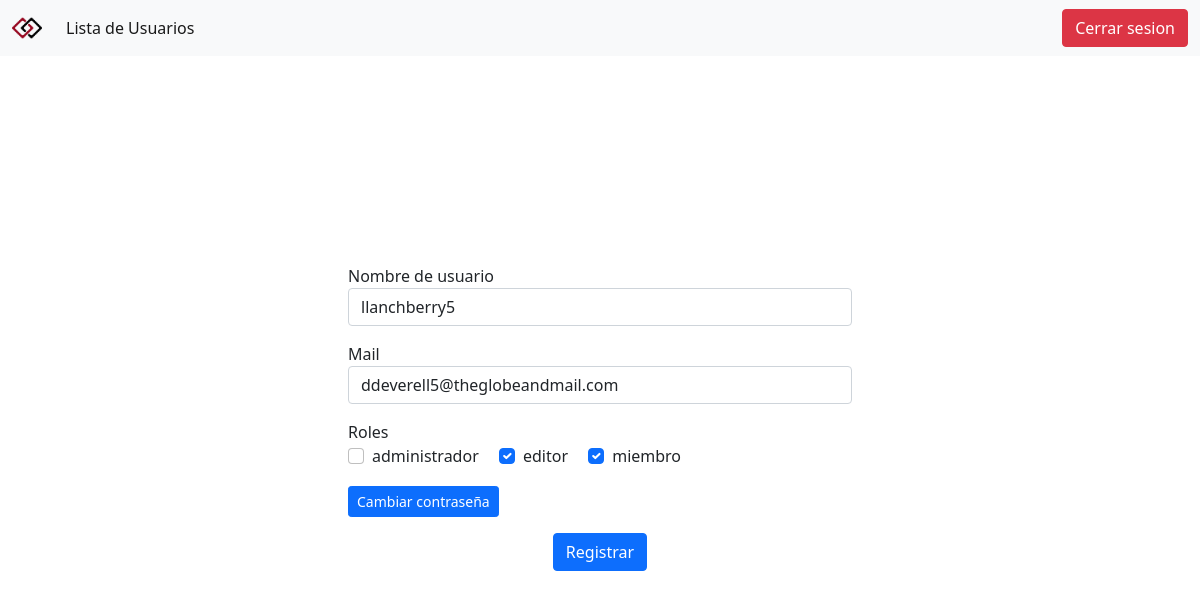
The app's page /view/actualizarLogin.php?idu=10 (signed in) with its own data.
### tables this page shows
CREATE TABLE `usuario` (
  `idusuario` bigint(20) NOT NULL,
  `usnombre` varchar(50) NOT NULL,
  `uspass` varchar(50) NOT NULL,
  `usmail` varchar(50) NOT NULL,
  `usdeshabilitado` timestamp NULL DEFAULT NULL
);

CREATE TABLE `rol` (
  `idrol` bigint(20) NOT NULL,
  `rodescripcion` varchar(50) NOT NULL
);

### util/funciones.php (called while the page is built, shortened)
<?php
function data_submitted() {
  $_AAux = array();
  if (!empty($_POST))
    $_AAux = $_POST;
  else
            if (!empty($_GET)) {
    $_AAux = $_GET;
  }
  return $_AAux;
}

### controller/ActualizarLoginControl.php (called while the page is built, shortened)
<?php
class ActualizarLoginControl {
  function buscarUsuario() {
    $data = data_submitted();
    $usuario = null;
    if (isset($data['idu'])) {
      $controlAbmUsuario = new AbmUsuario();
      $condicion['idusuario'] = $data['idu'];
      if ($controlAbmUsuario->buscar($condicion)) {
        $usuario = $controlAbmUsuario->buscar($condicion)[0];
      }
    }
    return $usuario;
  }
  function rolesAsignados() {
    $controlRol = new AbmRol();
    $allRoles = $controlRol->buscar(null);
    return $allRoles;
  }
}

### model/Usuario.php (called while the page is built, shortened)
<?php
class Usuario {
  private $idusuario;
  private $usnombre;
  private $usmail;
  private $colRoles;
  public function __construct() {
    $this->idusuario = null;
    $this->usnombre = "";
    $this->usmail = "";
    $this->colRoles = [];
  }
  public function getIdUsuario() {
    return $this->idusuario;
  }
  public function setIdUsuario($idusuario) {
    $this->idusuario = $idusuario;
  }
  public function getUsNombre() {
    return $this->usnombre;
  }
  public function setUsNombre($usnombre) {
    $this->usnombre = $usnombre;
  }
  public function getUsMail() {
    return $this->usmail;
  }
  public function setUsMail($usmail) {
    $this->usmail = $usmail;
  }
  public function getColRoles() {
    $condicionRol['idusuario'] = $this->getIdUsuario();
    $ambUsuarioRol = new AbmUsuarioRol();
    $colRolesUsuario = $ambUsuarioRol->buscar($condicionRol);
    return $this->colRoles;
  }
  public function setColRoles($colRoles) {
    $this->colRoles = $colRoles;
  }
  public static function listar($parametro = "") {
    $arreglo = array();
    $db = new BaseDatos();
    $sql = "SELECT * FROM usuario ";
    if ($parametro != "") {
      $sql .= 'WHERE' . $parametro;
    }
    $res = $db->Ejecutar($sql);
    if ($res > -1) {
      if ($res > 0) {
        while ($row = $db->Registro()) {
          $obj = new Usuario();
          $obj->setear($row);
          array_push($arreglo, $obj);
        }
      }
    }
    return $arreglo;
  }
}

### model/connection/BaseDatos.php (called while the page is built, shortened)
<?php
class BaseDatos extends PDO {
  private $conec;
  private $indice;
  private $resultado;
  public function __construct() {
    $this->indice = 0;
    try {
      $this->conec = true;
    } catch (PDOException $e) {
      $this->sql = $e->getMessage();
      $this->conec = false;
    }
  }
  public function Iniciar() {
    return $this->getConec();
  }
  public function getConec() {
    return $this->conec;
  }
  public function setSQL($e) {
    return "\n" . $this->sql = $e;
  }
  public function Ejecutar($sql) {
    if (stristr($sql, "select")) {
      $resp =  $this->EjecutarSelect($sql);
    }
    return $resp;
  }
  private function EjecutarSelect($sql) {
    $cant = -1;
    $resultado = parent::query($sql);
    if (!$resultado) {
      $this->analizarDebug();
    } else {
      $arregloResult = $resultado->fetchAll();
      $cant = count($arregloResult);
    }
    return $cant;
  }
  public function Registro() {
    $filaActual = false;
    $indiceActual = $this->getIndice();
    if ($indiceActual >= 0) {
      $filas = $this->getResultado();
      if ($indiceActual < count($filas)) {
        $filaActual =  $filas[$indiceActual];
      } else {
        $this->setIndice(-1);
      }
    }
    return $filaActual;
  }
  private function setIndice($valor) {
    $this->indice = $valor;
  }
  private function getIndice() {
    return $this->indice;
  }
  private function setResultado($valor) {
    $this->resultado = $valor;
  }
  private function getResultado() {
    return $this->resultado;
  }
}

### controller/AbmUsuario.php (called while the page is built, shortened)
<?php
class AbmUsuario {
  public function buscar($condiciones) {
    $where = " true";
    if ($condiciones <> null) {
      if (isset($condiciones['idusuario']))
        $where .= " and idusuario ={$condiciones['idusuario']}";
    }
    $arreglo = Usuario::listar($where);
    return $arreglo;
  }
}

### model/Rol.php (called while the page is built, shortened)
<?php
class Rol {
  private $idrol;
  private $rodescripcion;
  public function __construct() {
    $this->idrol = null;
    $this->rodescripcion = "";
  }
  public function getIdRol() {
    return $this->idrol;
  }
  public function setIdRol($idrol) {
    $this->idrol = $idrol;
  }
  public function getRoDescripcion() {
    return $this->rodescripcion;
  }
  public function setRoDescripcion($rodescripcion) {
    $this->rodescripcion = $rodescripcion;
  }
  public function cargar() {
    $resp = false;
    $db = new BaseDatos();
    $sql = "SELECT * FROM rol WHERE idrol = {$this->getIdRol()}";
    if ($db->Iniciar()) {
      if ($db->Ejecutar($sql)) {
        if ($row = $db->Registro()) {
          $datos = [
            'idrol' => $row['idrol'],
            'rodescripcion' => $row['rodescripcion'],
          ];
          $resp = true;
        }
      } else {
        $this->setmensajeoperacion("Rol->listar: {$db->getError()}");
      }
    } else {
      $this->setmensajeoperacion("Rol->listar: {$db->getError()}");
    }
    return $resp;
  }
  public static function listar($parametro = "") {
    $arreglo = array();
    $db = new BaseDatos();
    $sql = "SELECT * FROM rol ";
    if ($parametro != "") {
      $sql .= 'WHERE ' . $parametro;
    }
    $res = $db->Ejecutar($sql);
    if ($res > -1) {
      if ($res > 0) {
        while ($row = $db->Registro()) {
          $objRol = new Rol();
          $objRol->setear($row);
          array_push($arreglo, $objRol);
        }
      }
    }
    return $arreglo;
  }
}

### controller/AbmRol.php (called while the page is built, shortened)
<?php
class AbmRol {
  public function buscar($condiciones) {
    $where = " true ";
    $arreglo = Rol::listar($where);
    return $arreglo;
  }
}

### controller/AbmUsuarioRol.php (called while the page is built, shortened)
<?php
class AbmUsuarioRol {
  public function buscar($condiciones) {
    $where = " true";
    if ($where <> null) {
      if (isset($condiciones['idusuario']))
        $where .= " and idusuario ={$condiciones['idusuario']}";
    }
    $arreglo = UsuarioRol::listar($where);
    return $arreglo;
  }
}

### model/UsuarioRol.php (called while the page is built, shortened)
<?php
class UsuarioRol {
  public static function listar($parametro = "") {
    $arreglo = array();
    $db = new BaseDatos();
    $sql = "SELECT * FROM usuariorol ";
    if ($parametro != "") {
      $sql .= 'WHERE ' . $parametro;
    }
    $res = $db->Ejecutar($sql);
    if ($res > -1) {
      if ($res > 0) {
        while ($row = $db->Registro()) {
          $obj = new UsuarioRol();
          $objUsuario = new Usuario();
          $objUsuario->setIdUsuario($row['idusuario']);
          $objUsuario->cargar();
          $objRol = new Rol();
          $objRol->setIdRol($row['idrol']);
          $objRol->cargar();
          $datos = [
            'objusuario' => $objUsuario,
            'objrol' => $objRol
          ];
          $obj->setear($datos);
          array_push($arreglo, $obj);
        }
      }
    }
    return $arreglo;
  }
}

### view/actualizarLogin.php (the view, shortened to what this page needs)
<?php include_once "../configuracion.php" ?>
<?php $title = 'Actualizar Datos de Usuario';
include_once 'includes/head.php' ?>
<?php include_once 'includes/navbar.php' ?>
<?php
if (isset($_GET['idu'])) {
  $controlAL = new ActualizarLoginControl();
  $usuario = $controlAL->buscarUsuario();
  $allRoles = $controlAL->rolesAsignados();
  $usuarioRoles = $usuario->getColRoles();
}
?>
<?php if (isset($_SESSION['activa'])) { ?>
  <?php if ($usuario) { ?>
    <form id="form-actualizar-login" data-toggle="actualizarLoginValidator" class="needs-validation p-5 w-50 mx-auto mt-20vh" action="actualizarLoginAccion.php" method="post" novalidate>
      <div class="form-group mb-3">
        <label for="usnombre">Nombre de usuario</label>
        <input type="text" name="usnombre" value="<?= $usuario->getUsNombre() ?>" class="form-control" id="usnombre" required>
      </div>
      <div class="form-group mb-3">
        <label for="usmail">Mail</label>
        <input type="email" name="usmail" value="<?= $usuario->getUsMail() ?>" class="form-control" id="usmail" required>
      </div>
      <div class="form-group mb-3">
        <label for="usmail">Roles</label>
        <div class="form-group mb-3">
          <?php
          foreach ($allRoles as $i => $rol) {
            $checked = "";
            foreach ($usuarioRoles as $rolUsuario) {
              if ($checked == "" and $rol->getIdRol() == $rolUsuario->getIdRol()) {
                $checked = "checked";
              }
            }
          ?>
            <div class="form-check form-check-inline">
              <input class="form-check-input" type="checkbox" <?= $checked ?> id="rol-<?= $rol->getRoDescripcion() ?>" name="rol[<?= $rol->getIdRol() ?>]" value="<?= $rol->getRoDescripcion() ?>">
              <label class="form-check-label" for="rol-<?= $rol->getRoDescripcion() ?>"><?= $rol->getRoDescripcion() ?></label>
            </div>
          <?php
          }
          ?>
        </div>
      </div>
      <button type="button" onclick="togglePass()" class="btn btn-primary btn-sm" id="pass-button-principal">Cambiar contraseña</button>
      <div class="text-center">
        <button type="submit" class="btn btn-primary mt-3">Registrar</button>
      </div>
    </form>
  <?php } else { ?>
    <div class="text-center mt-5">
      <a class='btn btn-primary' href="listarUsuario.php" role='button'>Ver lista de usuarios</a>
    </div>
  <?php } ?>
<?php } ?>
<?php include_once 'includes/foot.php' ?>

### view/css/main.css (style rules this page uses)
.mt-20vh { margin-top: 20vh; }

### records on screen
usuario: usnombre "llanchberry5", usmail "ddeverell5@theglobeandmail.com"
rol: rodescripcion "administrador"
rol: rodescripcion "editor"
rol: rodescripcion "miembro"
